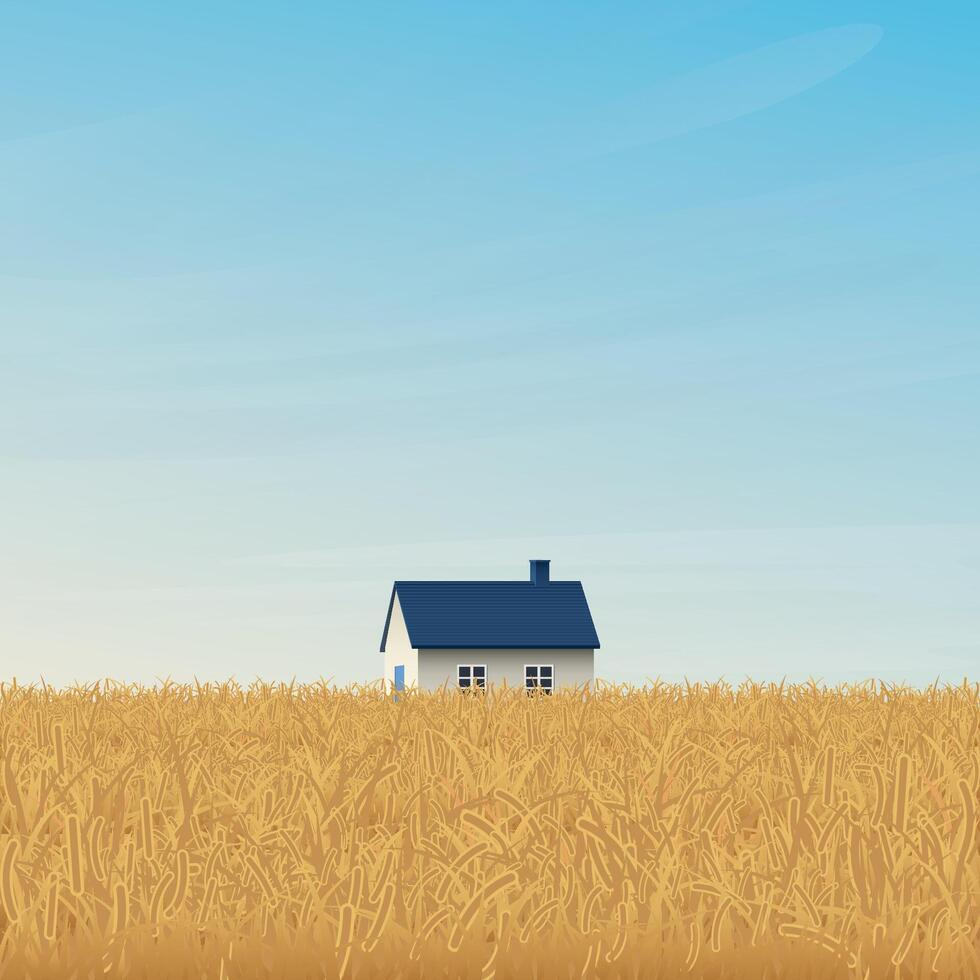
#> input picture project 2/country.jpg, 980 x 980 px, found by its file name
$ python starhut.py
#> lines starting #> are read from the running program, lines starting #| are printed output that depends on the picture
import cv2
import numpy as np

country = cv2.imread(r"C:\Users\koval\Desktop\jetlearn python\open cv\project 2\country.jpg")
#> country is the input picture: shape (980, 980, 3); mean B, G, R 179.4, 192.3, 176.9

#drawing hut

country = cv2.rectangle(country,(350,300),(500,180),(10,10,230),-3)
country = cv2.line(country,(330,180),(425,110),(255,0,0),6)
country = cv2.line(country,(425,110),(520,180),(255,0,0),6)
country = cv2.line(country,(330,180),(520,180),(255,0,0),6)
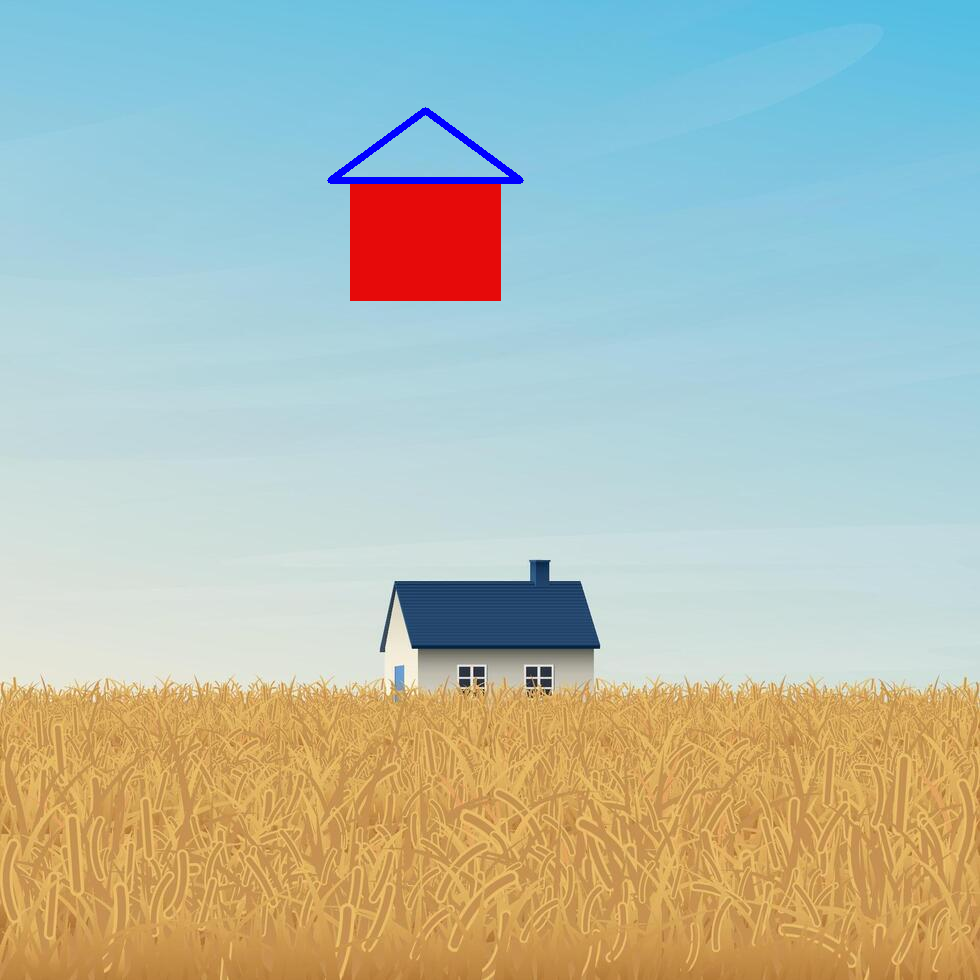
#> country: shape (980, 980, 3); mean B, G, R 175.6, 188.1, 177.9
array1 = np.array([[330,180],[425,110],[520,180]],np.int32)
#> (the run stopped early here; a loop or call above may not have finished)

$ run again, with project 2/eye.jpg copied over project 2/country.jpg
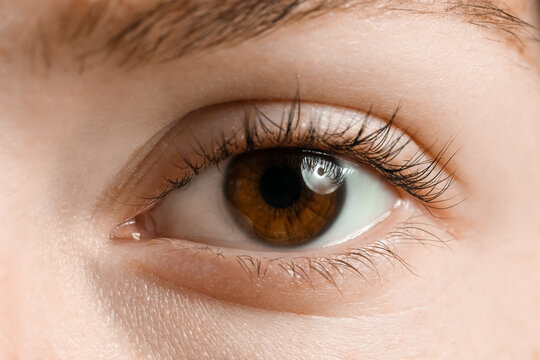
#> input picture project 2/eye.jpg, 540 x 360 px, found by its file name
#> country is the input picture: shape (360, 540, 3); mean B, G, R 131.8, 151.3, 187.1
#> `country = cv2.line(country,(330,180),(520,180),(255,0,0),6)`:
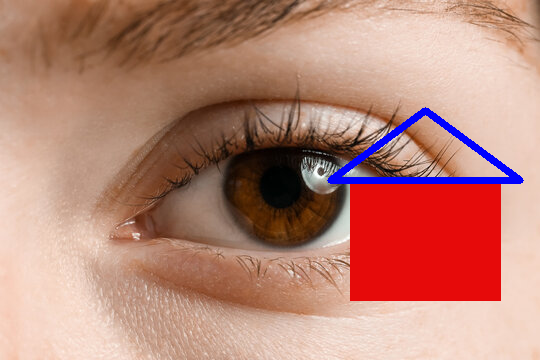
#> country: shape (360, 540, 3); mean B, G, R 118.8, 132.6, 185
